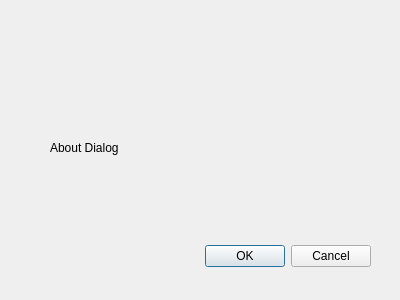
<?xml version="1.0" encoding="UTF-8"?>
<ui version="4.0">
 <class>OptionsDialog</class>
 <widget class="QDialog" name="OptionsDialog">
  <property name="geometry">
   <rect>
    <x>0</x>
    <y>0</y>
    <width>400</width>
    <height>300</height>
   </rect>
  </property>
  <property name="windowTitle">
   <string>Dialog</string>
  </property>
  <widget class="QDialogButtonBox" name="buttonBox">
   <property name="geometry">
    <rect>
     <x>30</x>
     <y>240</y>
     <width>341</width>
     <height>32</height>
    </rect>
   </property>
   <property name="orientation">
    <enum>Qt::Horizontal</enum>
   </property>
   <property name="standardButtons">
    <set>QDialogButtonBox::Cancel|QDialogButtonBox::Ok</set>
   </property>
  </widget>
  <widget class="QLabel" name="label">
   <property name="geometry">
    <rect>
     <x>50</x>
     <y>140</y>
     <width>161</width>
     <height>16</height>
    </rect>
   </property>
   <property name="text">
    <string>About Dialog</string>
   </property>
  </widget>
 </widget>
 <resources/>
 <connections>
  <connection>
   <sender>buttonBox</sender>
   <signal>accepted()</signal>
   <receiver>OptionsDialog</receiver>
   <slot>accept()</slot>
   <hints>
    <hint type="sourcelabel">
     <x>248</x>
     <y>254</y>
    </hint>
    <hint type="destinationlabel">
     <x>157</x>
     <y>274</y>
    </hint>
   </hints>
  </connection>
  <connection>
   <sender>buttonBox</sender>
   <signal>rejected()</signal>
   <receiver>OptionsDialog</receiver>
   <slot>reject()</slot>
   <hints>
    <hint type="sourcelabel">
     <x>316</x>
     <y>260</y>
    </hint>
    <hint type="destinationlabel">
     <x>286</x>
     <y>274</y>
    </hint>
   </hints>
  </connection>
 </connections>
</ui>
